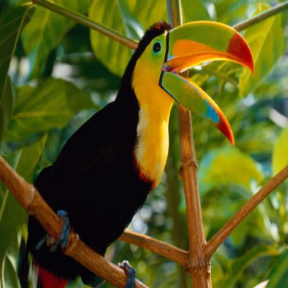
#> input picture testsets/Set5/HR/bird.png, 288 x 288 px; its folder holds 4 pictures in this run
$ python prepare_sr_from_image_folder.py --source ../../testsets/Set5/HR
#> lines starting #> are read from the running program, lines starting #| are printed output that depends on the picture
import argparse
import random
import shutil
from pathlib import Path

import cv2


IMAGE_EXTS = {'.bmp', '.jpg', '.jpeg', '.png', '.tif', '.tiff'}


def parse_args():
    parser = argparse.ArgumentParser(description='Prepare HR/LR folders for remote-sensing SISR.')
    parser.add_argument('--source', required=True, help='Input folder containing HR images, recursively scanned.')
    parser.add_argument('--train-hr', default='KAIR-master/trainsets/remote/trainH')
    parser.add_argument('--test-hr', default='testsets/remote/HR')
    parser.add_argument('--test-lr', default='testsets/remote/LR_bicubic/X4')
    parser.add_argument('--scale', type=int, default=4)
    parser.add_argument('--test-ratio', type=float, default=0.1)
    parser.add_argument('--seed', type=int, default=42)
    parser.add_argument('--limit', type=int, default=0, help='Use only the first N shuffled images; 0 means all.')
    parser.add_argument('--min-size', type=int, default=32, help='Skip images smaller than this after mod-crop.')
    parser.add_argument('--clear-output', action='store_true')
    return parser.parse_args()


def clear_dir(path):
    if path.exists():
        shutil.rmtree(path)
    path.mkdir(parents=True, exist_ok=True)


def safe_name(path, source):
    rel = path.relative_to(source)
    stem = '_'.join(rel.with_suffix('').parts)
    return ''.join(ch if ch.isalnum() or ch in '._-' else '_' for ch in stem) + '.png'


def modcrop(img, scale):
    h, w = img.shape[:2]
    h = h - h % scale
    w = w - w % scale
    return img[:h, :w, :]


def write_pair(src_path, source, hr_dir, lr_dir, scale, min_size):
    img = cv2.imread(str(src_path), cv2.IMREAD_COLOR)
    if img is None:
        return False

    img = modcrop(img, scale)
    h, w = img.shape[:2]
    if h < min_size or w < min_size:
        return False

    out_name = safe_name(src_path, source)
    hr_path = hr_dir / out_name
    lr_path = lr_dir / out_name
    lr = cv2.resize(img, (w // scale, h // scale), interpolation=cv2.INTER_CUBIC)
    cv2.imwrite(str(hr_path), img)
    cv2.imwrite(str(lr_path), lr)
    return True


def write_hr(src_path, source, out_dir, scale, min_size):
    img = cv2.imread(str(src_path), cv2.IMREAD_COLOR)
    if img is None:
        return False

    img = modcrop(img, scale)
    h, w = img.shape[:2]
    if h < min_size or w < min_size:
        return False

    out_path = out_dir / safe_name(src_path, source)
    cv2.imwrite(str(out_path), img)
    return True


def main():
    args = parse_args()
    source = Path(args.source).expanduser().resolve()
    train_hr = Path(args.train_hr)
    test_hr = Path(args.test_hr)
    test_lr = Path(args.test_lr)

    if not source.exists():
        raise FileNotFoundError(f'Source folder does not exist: {source}')

    if args.clear_output:
        clear_dir(train_hr)
        clear_dir(test_hr)
        clear_dir(test_lr)
    else:
        train_hr.mkdir(parents=True, exist_ok=True)
        test_hr.mkdir(parents=True, exist_ok=True)
        test_lr.mkdir(parents=True, exist_ok=True)

    image_paths = [p for p in source.rglob('*') if p.suffix.lower() in IMAGE_EXTS]
    if not image_paths:
        raise RuntimeError(f'No images found under {source}')

    rng = random.Random(args.seed)
    rng.shuffle(image_paths)
    if args.limit > 0:
        image_paths = image_paths[:args.limit]

    test_count = max(1, int(len(image_paths) * args.test_ratio))
    test_set = set(image_paths[:test_count])
    train_set = image_paths[test_count:]

    train_written = sum(write_hr(p, source, train_hr, args.scale, args.min_size) for p in train_set)
#> in write_hr, img is the input picture: shape (288, 288, 3); mean B, G, R 27, 88.5, 88
#> call 2 of write_hr, with scale = 4, min_size = 32
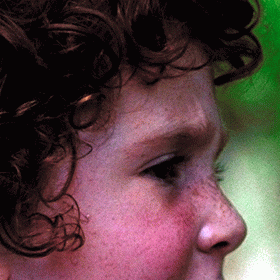
#> input picture testsets/Set5/HR/head.png, 280 x 280 px
#> in write_hr, img is the input picture: shape (280, 280, 3); mean B, G, R 65.7, 64.9, 88.5
#> call 3 of write_hr, with scale = 4, min_size = 32
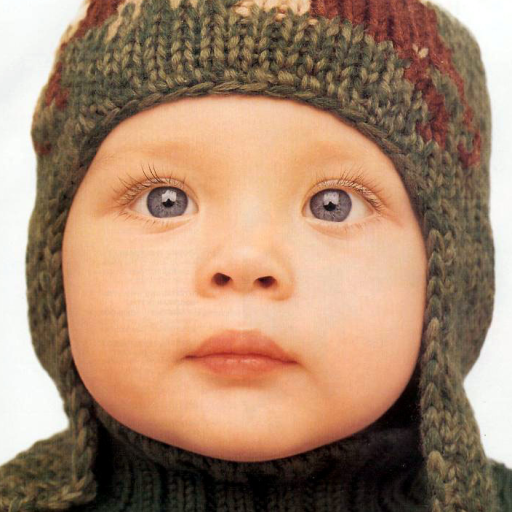
#> input picture testsets/Set5/HR/baby.png, 512 x 512 px
#> in write_hr, img is the input picture: shape (512, 512, 3); mean B, G, R 109.5, 134.2, 166.9
    test_written = sum(write_pair(p, source, test_hr, test_lr, args.scale, args.min_size) for p in test_set)
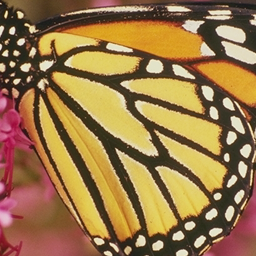
#> input picture testsets/Set5/HR/butterfly.png, 256 x 256 px
#> in write_pair, img is the input picture: shape (256, 256, 3); mean B, G, R 72.8, 119.2, 153
#> in write_pair, `lr = cv2.resize(img, (w // scale, h // scale), interpolation=cv2.INTER..`:
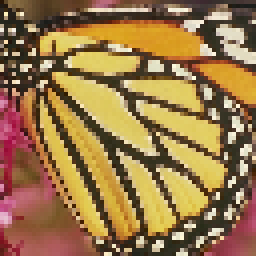
#> lr: shape (64, 64, 3) (shown 4 times larger); mean B, G, R 73.1, 119.5, 153.2

    print(f'Source images: {len(image_paths)}')
    print(f'Train HR written: {train_written} -> {train_hr}')
    print(f'Test HR written: {test_written} -> {test_hr}')
    print(f'Test LR written: {test_written} -> {test_lr}')


if __name__ == '__main__':
    main()
